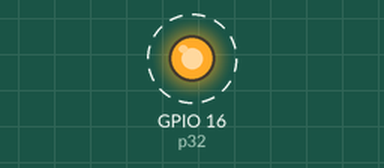
This program was run on a simulated ESP32 board running MicroPython. Shown: output pins drawn as LEDs (lit = HIGH). Dashed ring = blinking. What the program prints to the serial console is not drawn.

Above: at 0.2 s.
Timing chart, 0 to 3.0 s (numbered marks = the images above):
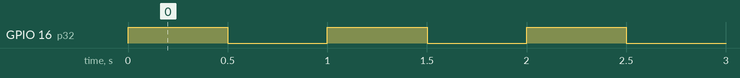

Measured:
- by itself, GPIO 16 (p32): alternates HIGH for 0.50 s and LOW for 0.50 s

The program:

Program_01_OneLEDBlink.py
```python
"""
Name: Program_01_OneLEDBlink.py
Purpose: Turn On and Off one LED in a loop

Requirements: Micropython and ESP32 board

Visit www.micropythonforu.com for more projects

"""

from machine import Pin
from time import sleep_ms

p32 = Pin(16, Pin.OUT)

print("Starting loop, use Ctrl-C to break out.")
while(True):
    try:
        p32.on()
        sleep_ms(500)  # Sleep for 500 milliseconds
        p32.off()
        sleep_ms(500)
    except KeyboardInterrupt: # Ctrl-C to come out of loop
        print("User Interruption, exiting loop")
        break
```
